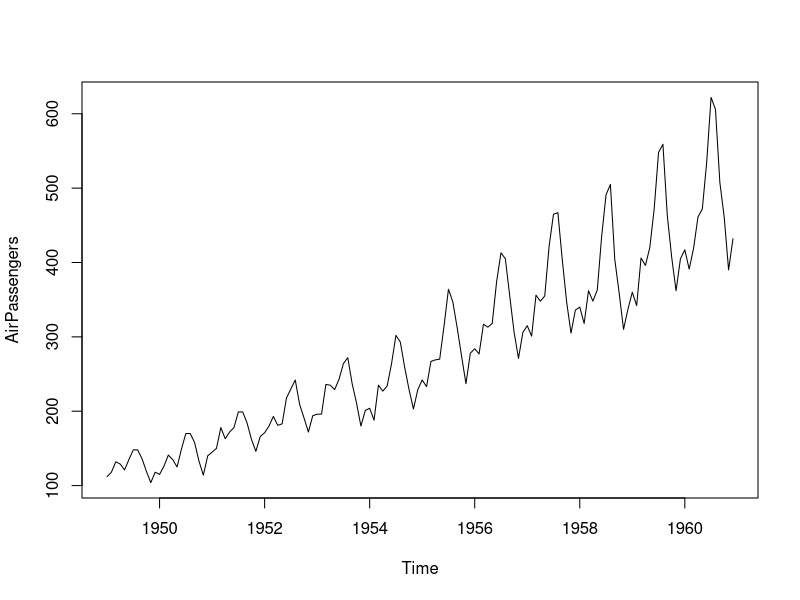
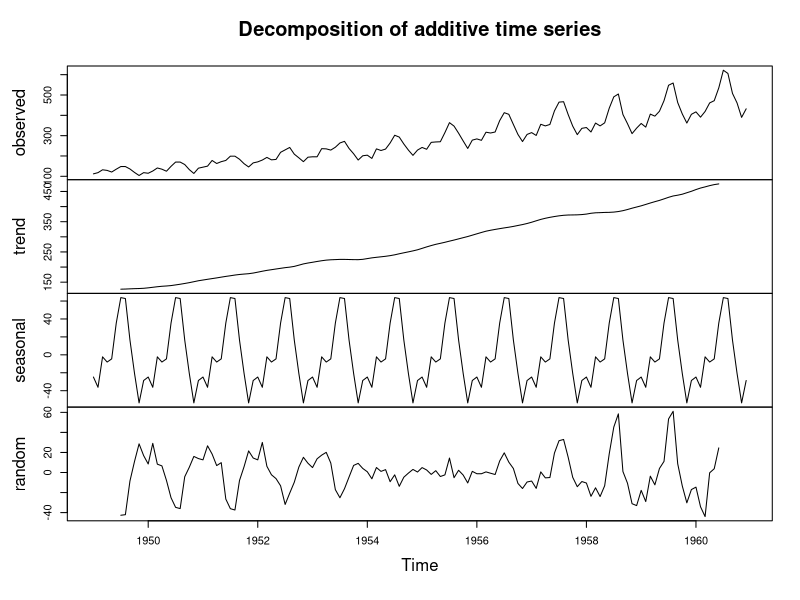
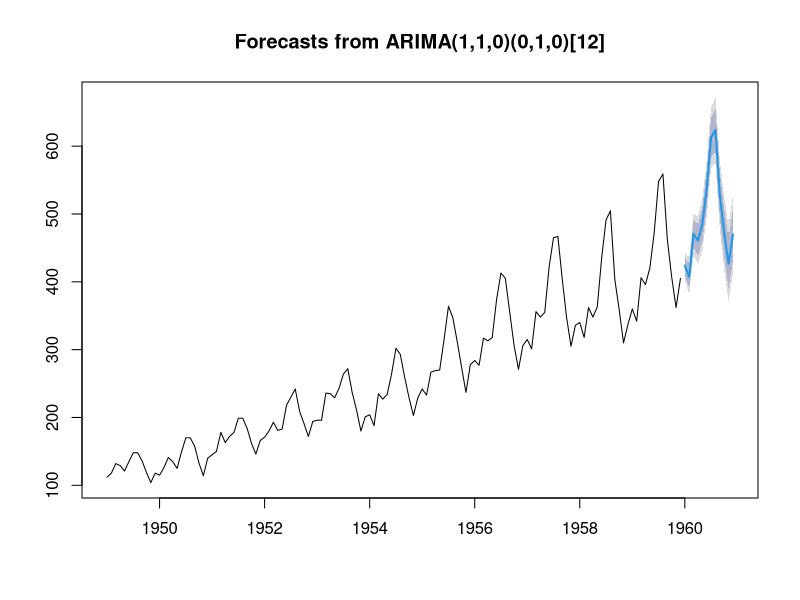

Generate these figures, in order, with R:
#El análisis de series temporales nos permite detectar tendencias y patrones en un conjunto de datos que
#evolucionan con el tiempo. De esta manera, pueden generarse modelos para predecir y hacer proyecciones a
#futuro de ciertas variables cuantitativas.

install.packages("forecast")
library(forecast)

#Preparamos los datos
head(AirPassengers)
class(AirPassengers) #compramos que se trata de una serie temporal.
AirPassengers
plot(AirPassengers) #representamos como varían los pasajeros con el tiempo.
desc <- decompose(AirPassengers)#Descomponemos los datos en observed (todos), trend (tendencia), seasonal (datos que siguen patrón estacional), random (datos que no siguen patrón)
class(desc) #comprobamos que se trata de una serie temporal descompuesta.
plot(desc) #representamos la descomposición.

start(AirPassengers) #queremos saber el inicio y fin de nuestra serie temporal para poder dividirla en datos de entrenamiento del modelo y datos de test.
end(AirPassengers)

trainData <- window(AirPassengers, start=c(1949,1), end=c(1959,12)) #definimos los datos de entrenamiento hasta diciembre de 1959.
testData <- window(AirPassengers, start=c(1960,1), end=c(1960,12)) #definimos los datos de test dese enero hasta diciembre de 1960.

#Construimos el modelo. Para ello, aplicamos la función del modelo arima (Modelo autoregresivo de medias móviles, que busca patrones para hacer predicciones a futuro. Primero hay que entrenarlo para después poder testearlo.

modelo <- auto.arima(trainData) #entrenamiento

pred <- forecast(modelo, h=length(testData)) #testeo
plot(pred)

accuracy(pred, testData) #con esta función podemos visualizar las medidas asociadas al conjunto de datos de entrenamiento y de test. La MAPE (Mean Absolut Percentage Error) asociada a los datos de test es de apenas un 4%. Es, por lo tanto, un buen modelo de predicción de series temporales.
